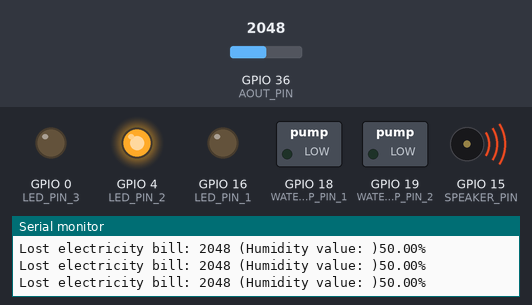
The sketch below on a simulated ESP32. On the bench: switched loads named in the sketch (green lamp = pin HIGH), output pins drawn as LEDs (lit = HIGH), buzzer (waves = sounding, pin HIGH), the last lines printed to the serial monitor. The inputs (shaded band) are chosen by the test bench; at power-on: GPIO 36 (AOUT_PIN) = 2048.

Above: at 1.3 s.
1.4 s: GPIO 36 (AOUT_PIN) set to 2453
2.9 s: GPIO 36 (AOUT_PIN) set to 2566
At 4.1 s:
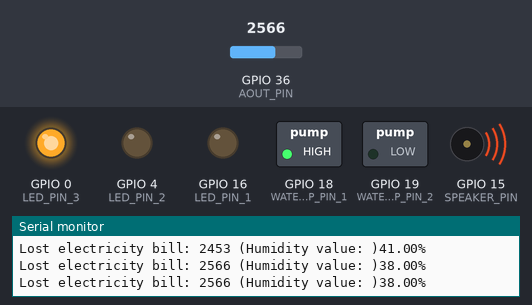
5.9 s: GPIO 36 (AOUT_PIN) set to 1228
At 7.4 s:
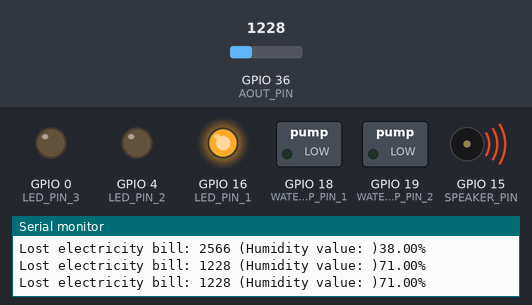
8.0 s: GPIO 36 (AOUT_PIN) set to 1326
At 8.6 s:
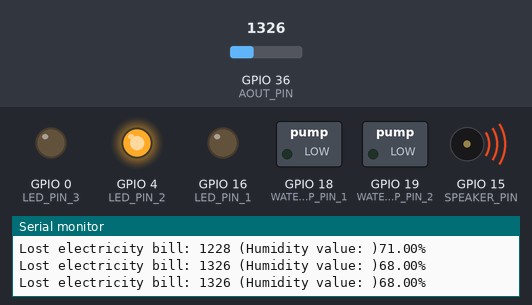
9.5 s: GPIO 36 (AOUT_PIN) set to 491
At 9.8 s:
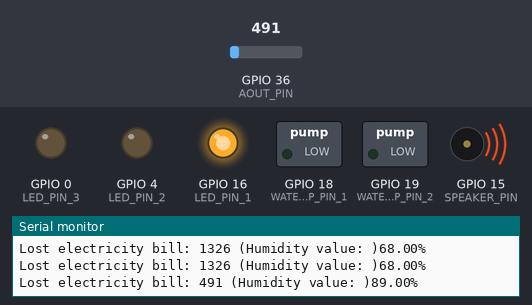
Timing chart, 0 to 12.0 s (numbered marks = the images above; inputs shaded):
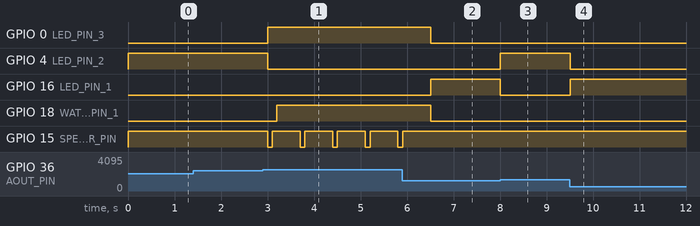

Measured:
- the behaviour switches between 2497 and 2498 on GPIO 36 (AOUT_PIN) (found by bisection; images 0 and 1)
- the behaviour switches between 1269 and 1270 on GPIO 36 (AOUT_PIN) (found by bisection; images 2 and 3)
- after the input at 2.9 s, GPIO 0 (LED_PIN_3): LOW → HIGH after 0.10 s; GPIO 4 (LED_PIN_2): HIGH → LOW after 0.10 s; GPIO 18 (WATER_PUMP_PIN_1): LOW → HIGH after 0.30 s; GPIO 15 (SPEAKER_PIN): alternates HIGH for 0.60 s and LOW for 0.10 s, starting after 0.10 s
- after the input at 5.9 s, GPIO 0 (LED_PIN_3), GPIO 18 (WATER_PUMP_PIN_1): HIGH → LOW after 0.61 s; GPIO 16 (LED_PIN_1): LOW → HIGH after 0.61 s; GPIO 15 (SPEAKER_PIN): goes on until 5.9 s, then stays HIGH
- after the input at 8.0 s, GPIO 4 (LED_PIN_2): LOW → HIGH at once; GPIO 16 (LED_PIN_1): HIGH → LOW at once
- after the input at 9.5 s, GPIO 4 (LED_PIN_2): HIGH → LOW at once; GPIO 16 (LED_PIN_1): LOW → HIGH at once

The sketch:

mnf.ino
```cpp
#define AOUT_PIN 36 // ESP32 pin GPIO36 (ADC0) that connects to AOUT pin of moisture sensor
#define LED_PIN_1 16 // GPIO17 for first LED
#define LED_PIN_2 4 // GPIO18 for second LED
#define LED_PIN_3 0 // GPIO19 for third LED
#define SPEAKER_PIN 15 // GPIO32 for speaker
#define WATER_PUMP_PIN_1 18 // GPIO33 for water pump 1
#define WATER_PUMP_PIN_2 19 // GPIO34 for water pump 2

void setup() {
  Serial.begin(9600);
  pinMode(LED_PIN_1, OUTPUT);
  pinMode(LED_PIN_2, OUTPUT);
  pinMode(LED_PIN_3, OUTPUT);
  pinMode(SPEAKER_PIN, OUTPUT);
  pinMode(WATER_PUMP_PIN_1, OUTPUT);
  pinMode(WATER_PUMP_PIN_2, OUTPUT);
}

void loop() {
  int value = analogRead(AOUT_PIN); // อ่านค่าอนาล็อกจากเซ็นเซอร์

  // แปลงค่าความชื้นให้อยู่ในช่วง 0-100 โดยเปลี่ยนค่า 4095 เป็น 0% และ 0 เป็น 100%
  float moisturePercentage = map(value, 0, 4095, 100, 0);
  Serial.print("Lost electricity bill: ");
  Serial.print(value);
  Serial.print(" (Humidity value: )");
  Serial.print(moisturePercentage);
  Serial.println("%");

  if (moisturePercentage < 40) {
    digitalWrite(LED_PIN_1, LOW);
    digitalWrite(LED_PIN_2, LOW);
    digitalWrite(LED_PIN_3, HIGH);
    digitalWrite(SPEAKER_PIN, LOW);
    delay(100);
    digitalWrite(SPEAKER_PIN, HIGH);
    delay(100);
    digitalWrite(WATER_PUMP_PIN_1, HIGH);
    digitalWrite(WATER_PUMP_PIN_2, LOW);
  } else if (moisturePercentage >= 40 && moisturePercentage <70) {
    digitalWrite(LED_PIN_1, LOW);
    digitalWrite(LED_PIN_2, HIGH);
    digitalWrite(LED_PIN_3, LOW);
    digitalWrite(SPEAKER_PIN, HIGH);
    digitalWrite(WATER_PUMP_PIN_1, LOW);
    digitalWrite(WATER_PUMP_PIN_2, LOW);
  } else if (moisturePercentage >= 70 && moisturePercentage <=100) {
    digitalWrite(LED_PIN_1, HIGH);
    digitalWrite(LED_PIN_2, LOW);
    digitalWrite(LED_PIN_3, LOW);
    digitalWrite(SPEAKER_PIN, HIGH);
    digitalWrite(WATER_PUMP_PIN_1, LOW);
    digitalWrite(WATER_PUMP_PIN_2, LOW);
  } else {
    digitalWrite(LED_PIN_1, LOW);
    digitalWrite(LED_PIN_2, LOW);
    digitalWrite(LED_PIN_3, LOW);
    digitalWrite(SPEAKER_PIN, LOW);
    digitalWrite(WATER_PUMP_PIN_1, LOW);
    digitalWrite(WATER_PUMP_PIN_2, LOW);
  }

  delay(500);
}
```
